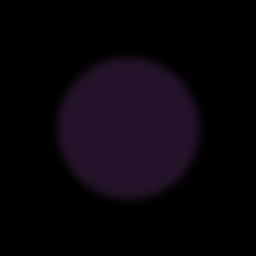
#> input picture backend/app/scrapers/assets/perk_frame.png, 256 x 256 px
$ python -i utils.py   (imports and definitions only)
#> lines starting #> are read from the running program, lines starting #| are printed output that depends on the picture
# backend/app/scrapers/utils.py
import html
import re
import unicodedata
from urllib.parse import unquote
from bs4 import Tag

PORTRAIT_REGEX = re.compile(r"^(K|S)(\d+)_.*_Portrait", re.ASCII)
YEAR_REGEX = re.compile(r"\b(201[6-9]|202[0-9]|203[0-9])\b")
TERROR_RADIUS_NUM_REGEX = re.compile(r"(\d+)\s*m(?:etre|eter)?s?", re.IGNORECASE)


# [120 lines left out: functions classify_portrait, normalise_character_name, normalize_name_key, clean_description_text, extract_cell_markdown_text, sanitize_filename, not called in this run]


def extract_high_res_url(img_tag: Tag | None, base_domain: str = "https://deadbydaylight.wiki.gg") -> str:
    if not img_tag:
        return ""
    raw_url = (
        img_tag.get("data-src")
        or img_tag.get("src")
        or img_tag.get("data-srcset")
        or ""
    )
    if not raw_url:
        return ""

    if "," in raw_url:
        raw_url = raw_url.split(",")[-1].strip().split()[0]

    if raw_url.startswith("//"):
        raw_url = f"https:{raw_url}"
    elif raw_url.startswith("/"):
        raw_url = f"{base_domain.rstrip('/')}{raw_url}"

    if "/images/thumb/" in raw_url:
        match = re.search(r"/images/thumb/([0-9a-f]/[0-9a-f]{2}/[^/]+)/", raw_url)
        if match:
            raw_url = f"{base_domain.rstrip('/')}/images/{match.group(1)}"
        else:
            raw_url = raw_url.replace("/thumb", "")
            raw_url = re.sub(r"/\d+px-[^/]+$", "", raw_url)

    raw_url = re.sub(r"/scale-to-width-down/\d+", "", raw_url)
    if "/revision/latest" in raw_url:
        raw_url = raw_url.split("/revision/latest")[0] + "/revision/latest"

    return raw_url


# [60 lines left out: functions extract_slug_from_href, convert_bytes_to_webp, save_image_as_webp, auto_save_webp, not called in this run]

>>> import cv2
>>> picture = cv2.imread('assets/perk_frame.png', cv2.IMREAD_GRAYSCALE)
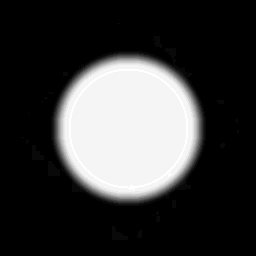
#> picture: shape (256, 256); min 0, max 26, mean 6.1; drawn with min black and max white
>>> result = extract_high_res_url(picture)
#> (the run stopped early here; a loop or call above may not have finished)
